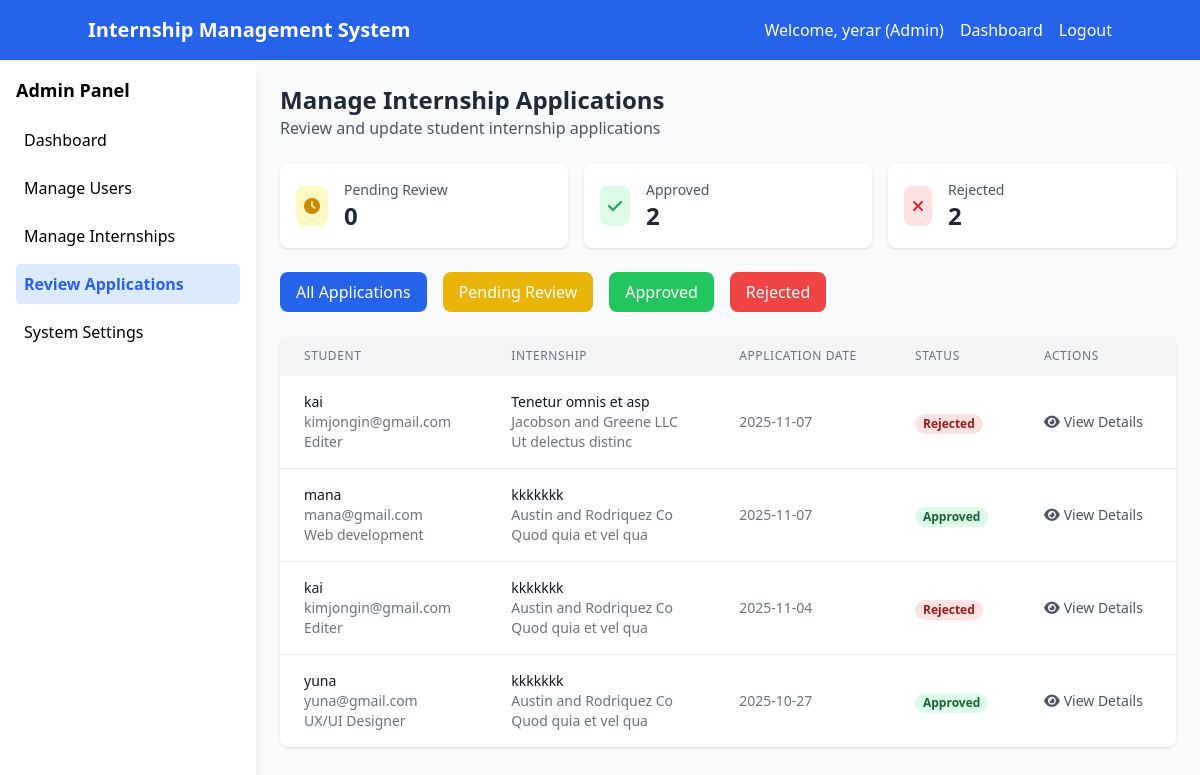
Page /admin/applications (signed in) on the committed database.
### models.py (models this page shows)
class User(Base):
    __tablename__ = "users"
    id = Column(Integer, primary_key=True, index=True)
    email = Column(String(255), unique=True, index=True, nullable=False)
    hashed_password = Column(String(255), nullable=False)
    full_name = Column(String(255), nullable=False)
    role = Column(Enum(UserRole), nullable=False, default=UserRole.STUDENT)
    phone = Column(String(20))
    department = Column(String(255))
    profile_picture = Column(String(500), default="default_avatar.png")
    created_at = Column(DateTime(timezone=True), server_default=func.now())
    is_active = Column(Boolean, default=True)
    created_internships = relationship("Internship", back_populates="creator")
    applications = relationship("InternshipApplication", back_populates="student")
    assigned_tasks = relationship("Task", foreign_keys="Task.student_id", back_populates="student")
    assigned_by_tasks = relationship("Task", foreign_keys="Task.assigned_by", back_populates="assigner")
    student_feedback = relationship("Feedback", foreign_keys="Feedback.student_id", back_populates="student")
    mentor_feedback = relationship("Feedback", foreign_keys="Feedback.mentor_id", back_populates="mentor")
    given_feedbacks = relationship("MentorFeedback", foreign_keys="MentorFeedback.mentor_id", back_populates="mentor")
    received_feedbacks = relationship("MentorFeedback", foreign_keys="MentorFeedback.student_id", back_populates="student")
    given_evaluations = relationship("Evaluation", foreign_keys="Evaluation.admin_id", back_populates="admin")
    received_evaluations = relationship("Evaluation", foreign_keys="Evaluation.student_id", back_populates="student")

class InternshipApplication(Base):
    __tablename__ = "internship_applications"
    id = Column(Integer, primary_key=True, index=True)
    student_id = Column(Integer, ForeignKey("users.id"), nullable=False)
    internship_id = Column(Integer, ForeignKey("internships.id"), nullable=False)
    application_date = Column(DateTime(timezone=True), server_default=func.now())
    status = Column(Enum(ApplicationStatus), default=ApplicationStatus.PENDING)
    cover_letter = Column(Text)
    resume_url = Column(String(500))
    student = relationship("User", back_populates="applications")
    internship = relationship("Internship", back_populates="applications")
    mentor_feedbacks = relationship("MentorFeedback", back_populates="application")
    evaluations = relationship("Evaluation", back_populates="application")

class Internship(Base):
    __tablename__ = "internships"
    id = Column(Integer, primary_key=True, index=True)
    title = Column(String(255), nullable=False)
    description = Column(Text)
    company = Column(String(255), nullable=False)
    location = Column(String(255))
    duration = Column(String(100))
    stipend = Column(String(100))
    requirements = Column(Text)
    created_by = Column(Integer, ForeignKey("users.id"))
    created_at = Column(DateTime(timezone=True), server_default=func.now())
    is_active = Column(Boolean, default=True)
    deadline = Column(DateTime(timezone=True))
    creator = relationship("User", back_populates="created_internships")
    applications = relationship("InternshipApplication", back_populates="internship")
    tasks = relationship("Task", back_populates="internship")
    feedback = relationship("Feedback", back_populates="internship")
    mentor_feedbacks = relationship("MentorFeedback", back_populates="internship")
    evaluations = relationship("Evaluation", back_populates="internship")

### app.py (the view)
@app.get("/admin/applications", response_class=HTMLResponse)
async def admin_applications_page(request: Request, db: Session = Depends(get_db)):
    try:
        user = await get_current_user_from_cookie(request, db)
        user_role = user.role.value if hasattr(user.role, 'value') else user.role
        if user_role != "admin":
            return RedirectResponse("/dashboard?error=Access denied")
        applications = db.query(models.InternshipApplication)\
            .join(models.User, models.InternshipApplication.student_id == models.User.id)\
            .join(models.Internship, models.InternshipApplication.internship_id == models.Internship.id)\
            .options(
                joinedload(models.InternshipApplication.student),
                joinedload(models.InternshipApplication.internship)
            )\
            .order_by(models.InternshipApplication.application_date.desc())\
            .all()
        stats = crud.get_system_stats(db)
        return templates.TemplateResponse("admin_applications.html", {
            "request": request,
            "user": user,
            "applications": applications,
            "stats": stats
        })
    except Exception as e:
        print(f"Admin applications page error: {e}")
        return RedirectResponse("/login")

### templates/admin_applications.html (shortened to what this page needs)
<!DOCTYPE html>
<html lang="en">
<head>
    <script src="https://cdn.tailwindcss.com"></script>
    <link rel="stylesheet" href="https://cdnjs.cloudflare.com/ajax/libs/font-awesome/6.4.0/css/all.min.css">
</head>
<body class="bg-gray-50">
    <nav class="bg-blue-600 text-white p-4">
        <div class="container mx-auto flex justify-between items-center">
            <h1 class="text-xl font-bold">Internship Management System</h1>
            <div class="flex items-center space-x-4">
                <span>Welcome, {{ user.full_name }} (Admin)</span>
                <a href="/dashboard" class="hover:underline">Dashboard</a>
                <a href="/logout" class="hover:underline">Logout</a>
            </div>
        </div>
    </nav>
    <div class="flex">
        <div class="w-64 bg-white shadow-lg min-h-screen">
            <div class="p-4">
                <h2 class="font-bold text-lg mb-4">Admin Panel</h2>
                <ul class="space-y-2">
                    <li><a href="/admin/dashboard" class="block p-2 hover:bg-blue-50 rounded">Dashboard</a></li>
                    <li><a href="/admin/users" class="block p-2 hover:bg-blue-50 rounded">Manage Users</a></li>
                    <li><a href="/admin/internships" class="block p-2 hover:bg-blue-50 rounded">Manage Internships</a></li>
                    <li><a href="/admin/applications" class="block p-2 bg-blue-100 text-blue-600 rounded font-semibold">Review Applications</a></li>
                    <li><a href="/admin/system" class="block p-2 hover:bg-blue-50 rounded">System Settings</a></li>
                </ul>
            </div>
        </div>
        <div class="flex-1 p-6">
            <div class="mb-6">
                <h1 class="text-2xl font-bold text-gray-800">Manage Internship Applications</h1>
                <p class="text-gray-600">Review and update student internship applications</p>
            </div>
            <div class="grid grid-cols-1 md:grid-cols-3 gap-4 mb-6">
                <div class="bg-white p-4 rounded-lg shadow">
                    <div class="flex items-center">
                        <div class="p-2 bg-yellow-100 rounded-lg">
                            <i class="fas fa-clock text-yellow-600"></i>
                        </div>
                        <div class="ml-4">
                            <p class="text-sm text-gray-600">Pending Review</p>
                            <p class="text-2xl font-bold text-gray-800">
                                {{ applications|selectattr("status", "equalto", "pending")|list|length }}
                            </p>
                        </div>
                    </div>
                </div>
                <div class="bg-white p-4 rounded-lg shadow">
                    <div class="flex items-center">
                        <div class="p-2 bg-green-100 rounded-lg">
                            <i class="fas fa-check text-green-600"></i>
                        </div>
                        <div class="ml-4">
                            <p class="text-sm text-gray-600">Approved</p>
                            <p class="text-2xl font-bold text-gray-800">
                                {{ applications|selectattr("status", "equalto", "approved")|list|length }}
                            </p>
                        </div>
                    </div>
                </div>
                <div class="bg-white p-4 rounded-lg shadow">
                    <div class="flex items-center">
                        <div class="p-2 bg-red-100 rounded-lg">
                            <i class="fas fa-times text-red-600"></i>
                        </div>
                        <div class="ml-4">
                            <p class="text-sm text-gray-600">Rejected</p>
                            <p class="text-2xl font-bold text-gray-800">
                                {{ applications|selectattr("status", "equalto", "rejected")|list|length }}
                            </p>
                        </div>
                    </div>
                </div>
            </div>
            <div class="mb-6 flex space-x-4">
                <button onclick="filterApplications('all')" class="px-4 py-2 bg-blue-600 text-white rounded-lg hover:bg-blue-700">
                    All Applications
                </button>
                <button onclick="filterApplications('pending')" class="px-4 py-2 bg-yellow-500 text-white rounded-lg hover:bg-yellow-600">
                    Pending Review
                </button>
                <button onclick="filterApplications('approved')" class="px-4 py-2 bg-green-500 text-white rounded-lg hover:bg-green-600">
                    Approved
                </button>
                <button onclick="filterApplications('rejected')" class="px-4 py-2 bg-red-500 text-white rounded-lg hover:bg-red-600">
                    Rejected
                </button>
            </div>
            <div class="bg-white rounded-lg shadow overflow-hidden">
                <table class="min-w-full">
                    <thead class="bg-gray-100">
                        <tr>
                            <th class="px-6 py-3 text-left text-xs font-medium text-gray-500 uppercase tracking-wider">Student</th>
                            <th class="px-6 py-3 text-left text-xs font-medium text-gray-500 uppercase tracking-wider">Internship</th>
                            <th class="px-6 py-3 text-left text-xs font-medium text-gray-500 uppercase tracking-wider">Application Date</th>
                            <th class="px-6 py-3 text-left text-xs font-medium text-gray-500 uppercase tracking-wider">Status</th>
                            <th class="px-6 py-3 text-left text-xs font-medium text-gray-500 uppercase tracking-wider">Actions</th>
                        </tr>
                    </thead>
                    <tbody id="applications-list" class="bg-white divide-y divide-gray-200">
                        {% for application in applications %}
                        <tr class="application-item" data-status="{{ application.status }}">
                            <td class="px-6 py-4 whitespace-nowrap">
                                <div class="text-sm font-medium text-gray-900">{{ application.student.full_name }}</div>
                                <div class="text-sm text-gray-500">{{ application.student.email }}</div>
                                <div class="text-sm text-gray-500">{{ application.student.department }}</div>
                            </td>
                            <td class="px-6 py-4">
                                <div class="text-sm font-medium text-gray-900">{{ application.internship.title }}</div>
                                <div class="text-sm text-gray-500">{{ application.internship.company }}</div>
                                <div class="text-sm text-gray-500">{{ application.internship.location }}</div>
                            </td>
                            <td class="px-6 py-4 whitespace-nowrap text-sm text-gray-500">
                                {{ application.application_date.strftime('%Y-%m-%d') }}
                            </td>
                            <td class="px-6 py-4 whitespace-nowrap">
                                <span class="px-2 inline-flex text-xs leading-5 font-semibold rounded-full
                                    {% if application.status == 'approved' %}bg-green-100 text-green-800
                                    {% elif application.status == 'rejected' %}bg-red-100 text-red-800
                                    {% else %}bg-yellow-100 text-yellow-800{% endif %}">
                                    {{ application.status.title() }}
                                </span>
                            </td>
                            <td class="px-6 py-4 whitespace-nowrap text-sm font-medium">
                                <button onclick="viewApplicationDetails({{ application.id }})"
                                        class="text-gray-600 hover:text-gray-900">
                                    <i class="fas fa-eye mr-1"></i>View Details
                                </button>
                            </td>
                        </tr>
                        {% endfor %}
                    </tbody>
                </table>
            </div>
        </div>
    </div>
</body>
</html>

### rows in the picture
User: full_name "yerar"
InternshipApplication: student.full_name "kai", student.email "kimjongin@gmail.com", student.department "Editer", internship "Tenetur omnis et asp", internship.company "Jacobson and Greene LLC", internship.location "Ut delectus distinc", application_date "2025-11-07", status "Rejected"
InternshipApplication: student.full_name "mana", student.email "mana@gmail.com", student.department "Web development", internship "kkkkkkk", internship.company "Austin and Rodriquez Co", internship.location "Quod quia et vel qua", application_date "2025-11-07", status "Approved"
InternshipApplication: student.full_name "kai", student.email "kimjongin@gmail.com", student.department "Editer", internship "kkkkkkk", internship.company "Austin and Rodriquez Co", internship.location "Quod quia et vel qua", application_date "2025-11-04", status "Rejected"
InternshipApplication: student.full_name "yuna", student.email "yuna@gmail.com", student.department "UX/UI Designer", internship "kkkkkkk", internship.company "Austin and Rodriquez Co", internship.location "Quod quia et vel qua", application_date "2025-10-27", status "Approved"

### other values in the picture
{{ applications|selectattr("status", "equalto", "pending")|list|length }} "0"
{{ applications|selectattr("status", "equalto", "approved")|list|length }} "2"
{{ applications|selectattr("status", "equalto", "rejected")|list|length }} "2"
